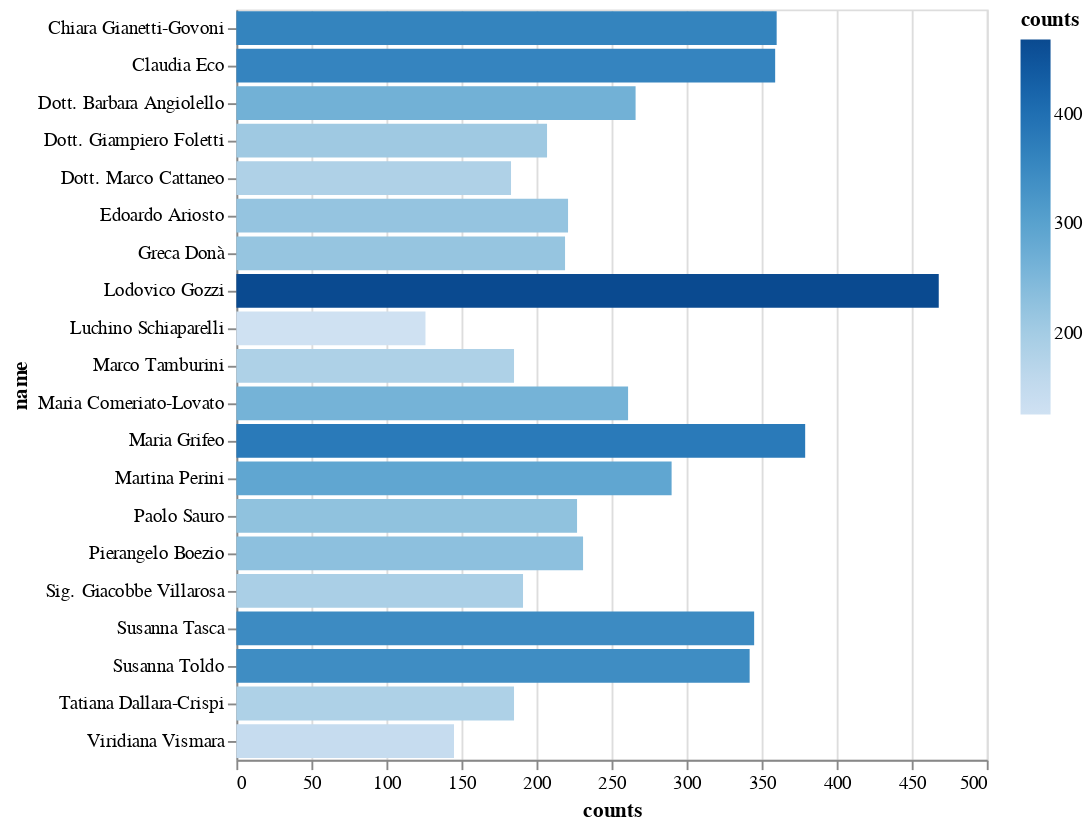

Source (notebook cell):
### Code cell
# chart9
data = pd.DataFrame(pd.read_csv('workers.csv'))
widgets = pd.DataFrame(pd.read_csv('widgets.csv'))
data_merged = data.merge(widgets, left_on='id', right_on='employee_id')
data_merged = data_merged.groupby(['name']).count()
data_merged = data_merged.reset_index(level=0)
data_merged = pd.DataFrame(data_merged, columns=['name', 'id'])
data_merged = data_merged.rename(columns={'id': 'counts'})
data_merged["counts"] = data_merged["counts"].astype('int32')
alt.Chart(data_merged.nsmallest(20, columns=['counts'])).mark_bar(orient='horizontal').encode(
    x='counts', y='name', color='counts'
)

### Figure 1 — Vega-Lite specification as saved in the notebook (floating-point values rounded to 4 significant figures)
{"config": {"view": {"continuousWidth": 400, "continuousHeight": 300}}, "data": {"name": "data-8922da8ab128ef6a52c10c7250857d2e"}, "mark": {"type": "bar", "orient": "horizontal"}, "encoding": {"color": {"field": "counts", "type": "quantitative"}, "x": {"field": "counts", "type": "quantitative"}, "y": {"field": "name", "type": "nominal"}}, "$schema": "https://vega.github.io/schema/vega-lite/v4.17.0.json", "datasets": {"data-8922da8ab128ef6a52c10c7250857d2e": [{"name": "Luchino Schiaparelli", "counts": 126}, {"name": "Viridiana Vismara", "counts": 145}, {"name": "Dott. Marco Cattaneo", "counts": 183}, {"name": "Marco Tamburini", "counts": 185}, {"name": "Tatiana Dallara-Crispi", "counts": 185}, {"name": "Sig. Giacobbe Villarosa", "counts": 191}, {"name": "Dott. Giampiero Foletti", "counts": 207}, {"name": "Greca Donà", "counts": 219}, {"name": "Edoardo Ariosto", "counts": 221}, {"name": "Paolo Sauro", "counts": 227}, {"name": "Pierangelo Boezio", "counts": 231}, {"name": "Maria Comeriato-Lovato", "counts": 261}, {"name": "Dott. Barbara Angiolello", "counts": 266}, {"name": "Martina Perini", "counts": 290}, {"name": "Susanna Toldo", "counts": 342}, {"name": "Susanna Tasca", "counts": 345}, {"name": "Claudia Eco", "counts": 359}, {"name": "Chiara Gianetti-Govoni", "counts": 360}, {"name": "Maria Grifeo", "counts": 379}, {"name": "Lodovico Gozzi", "counts": 468}]}}
